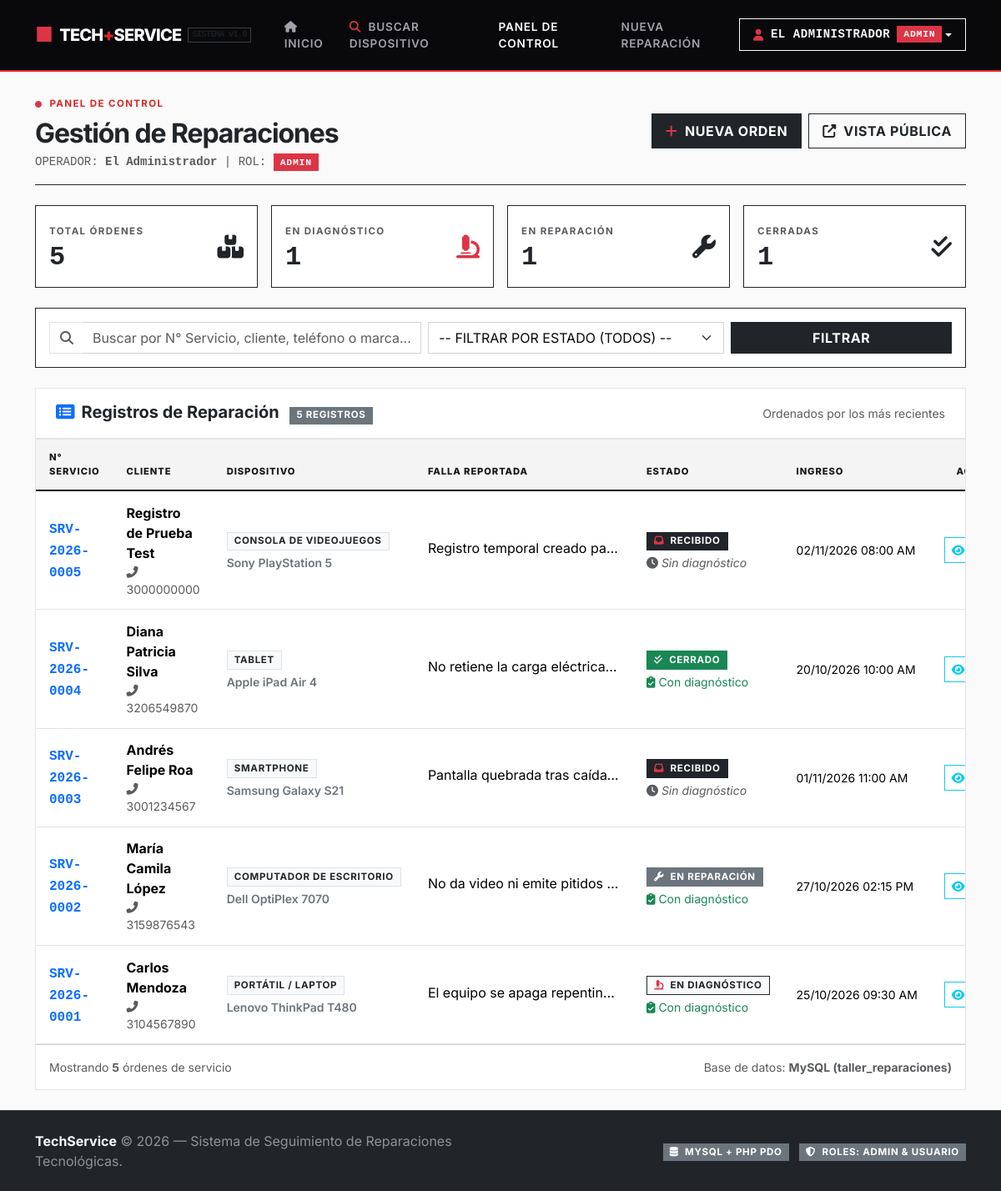
Page /taller_reparaciones/admin/dashboard.php (signed in) on the committed database.
### tables this page shows
CREATE TABLE `servicios` (
  `id` int(11) NOT NULL,
  `numero_servicio` varchar(20) NOT NULL,
  `cliente_nombre` varchar(100) NOT NULL,
  `cliente_telefono` varchar(20) NOT NULL,
  `cliente_email` varchar(100) DEFAULT NULL,
  `tipo_dispositivo` varchar(50) NOT NULL,
  `marca` varchar(50) NOT NULL,
  `modelo` varchar(50) DEFAULT NULL,
  `descripcion_dano` text NOT NULL,
  `diagnostico` text DEFAULT NULL,
  `estado` enum('Recibido','En diagnóstico','En reparación','Cerrado') NOT NULL DEFAULT 'Recibido',
  `costo_estimado` decimal(10,2) DEFAULT 0.00,
  `tecnico_asignado` varchar(100) DEFAULT NULL,
  `fecha_ingreso` datetime NOT NULL DEFAULT current_timestamp(),
  `fecha_actualizacion` datetime NOT NULL DEFAULT current_timestamp() ON UPDATE current_timestamp(),
  `fecha_cierre` datetime DEFAULT NULL
);

### taller_reparaciones/config/auth.php (called while the page is built, shortened)
<?php
function isLoggedIn(): bool {
    return isset($_SESSION['usuario_id']) && !empty($_SESSION['usuario_id']);
}
function currentUser(): ?array {
    return [
        'id'      => $_SESSION['usuario_id'],
        'usuario' => $_SESSION['usuario_nombre_usuario'] ?? '',
        'nombre'  => $_SESSION['usuario_nombre'] ?? '',
        'rol'     => $_SESSION['usuario_rol'] ?? 'usuario',
    ];
}

### taller_reparaciones/admin/dashboard.php (the view, shortened to what this page needs)
<?php
require_once __DIR__ . '/../config/db.php';
require_once __DIR__ . '/../config/auth.php';
require_once __DIR__ . '/../config/helpers.php';
$currentUser = currentUser();
$busqueda = trim($_GET['q'] ?? '');
$counts = [
    'total'          => 0,
    'recibido'       => 0,
    'en_diagnostico' => 0,
    'en_reparacion'  => 0,
    'cerrado'        => 0,
];
try {
    $stmtCounts = $pdo->query("
        SELECT
            COUNT(*) as total,
            SUM(CASE WHEN estado = 'Recibido' THEN 1 ELSE 0 END) as recibido,
            SUM(CASE WHEN estado = 'En diagnóstico' THEN 1 ELSE 0 END) as en_diagnostico,
            SUM(CASE WHEN estado = 'En reparación' THEN 1 ELSE 0 END) as en_reparacion,
            SUM(CASE WHEN estado = 'Cerrado' THEN 1 ELSE 0 END) as cerrado
        FROM servicios
    ");
    $countsRow = $stmtCounts->fetch();
    if ($countsRow) {
        $counts['total']          = (int)$countsRow['total'];
        $counts['recibido']       = (int)$countsRow['recibido'];
        $counts['en_diagnostico'] = (int)$countsRow['en_diagnostico'];
        $counts['en_reparacion']  = (int)$countsRow['en_reparacion'];
        $counts['cerrado']        = (int)$countsRow['cerrado'];
    }
    $sql = "SELECT * FROM servicios WHERE 1=1";
    $params = [];
    $sql .= " ORDER BY id DESC";
    $stmt = $pdo->prepare($sql);
    $stmt->execute($params);
    $servicios = $stmt->fetchAll();
} catch (PDOException $e) {
    setFlash('danger', 'Error al obtener la lista de reparaciones: ' . $e->getMessage());
    $servicios = [];
}
include __DIR__ . '/../includes/header.php';
?>
<div class="d-flex flex-wrap align-items-center justify-content-between gap-3 mb-4 pb-3 border-bottom border-dark">
    <div>
        <span class="swiss-eyebrow"><i class="fas fa-circle text-danger me-2" style="font-size: 8px;"></i>PANEL DE CONTROL</span>
        <h2 class="fw-bold mb-1 letter-spacing-tight text-dark">
            Gestión de Reparaciones
        </h2>
        <p class="text-muted small mb-0 font-monospace">
            OPERADOR: <strong><?= e($currentUser['nombre']); ?></strong> | ROL:
            <span class="badge <?= ($currentUser['rol'] === 'admin') ? 'bg-danger' : 'bg-dark'; ?> text-uppercase">
                <?= e($currentUser['rol']); ?>
            </span>
        </p>
    </div>
    <div class="d-flex gap-2 flex-wrap">
        <a href="nuevo.php" class="btn btn-dark fw-bold text-uppercase letter-spacing-1 px-3 py-2 rounded-0">
            <i class="fas fa-plus me-1 text-danger"></i> Nueva Orden
        </a>
        <a href="../index.php" class="btn btn-outline-dark fw-bold text-uppercase letter-spacing-1 px-3 py-2 rounded-0" target="_blank">
            <i class="fas fa-external-link-alt me-1"></i> Vista Pública
        </a>
    </div>
</div>
<div class="row g-3 mb-4">
    <div class="col-6 col-md-3">
        <div class="card stat-card bg-white p-3 border border-dark">
            <div class="d-flex align-items-center justify-content-between">
                <div>
                    <span class="swiss-eyebrow text-muted mb-1">TOTAL ÓRDENES</span>
                    <h2 class="fw-bold mb-0 text-dark font-monospace"><?= $counts['total']; ?></h2>
                </div>
                <div class="text-dark fs-3">
                    <i class="fas fa-boxes"></i>
                </div>
            </div>
        </div>
    </div>
    <div class="col-6 col-md-3">
        <div class="card stat-card bg-white p-3 border border-dark">
            <div class="d-flex align-items-center justify-content-between">
                <div>
                    <span class="swiss-eyebrow text-muted mb-1">EN DIAGNÓSTICO</span>
                    <h2 class="fw-bold mb-0 text-dark font-monospace"><?= $counts['en_diagnostico']; ?></h2>
                </div>
                <div class="text-danger fs-3">
                    <i class="fas fa-microscope"></i>
                </div>
            </div>
        </div>
    </div>
    <div class="col-6 col-md-3">
        <div class="card stat-card bg-white p-3 border border-dark">
            <div class="d-flex align-items-center justify-content-between">
                <div>
                    <span class="swiss-eyebrow text-muted mb-1">EN REPARACIÓN</span>
                    <h2 class="fw-bold mb-0 text-dark font-monospace"><?= $counts['en_reparacion']; ?></h2>
                </div>
                <div class="text-dark fs-3">
                    <i class="fas fa-wrench"></i>
                </div>
            </div>
        </div>
    </div>
    <div class="col-6 col-md-3">
        <div class="card stat-card bg-white p-3 border border-dark">
            <div class="d-flex align-items-center justify-content-between">
                <div>
                    <span class="swiss-eyebrow text-muted mb-1">CERRADAS</span>
                    <h2 class="fw-bold mb-0 text-dark font-monospace"><?= $counts['cerrado']; ?></h2>
                </div>
                <div class="text-dark fs-3">
                    <i class="fas fa-check-double"></i>
                </div>
            </div>
        </div>
    </div>
</div>
<div class="card card-custom mb-4 border border-dark rounded-0">
    <div class="card-body p-3">
        <form method="GET" action="dashboard.php" class="row g-2 align-items-center">
            <div class="col-md-5">
                <div class="input-group">
                    <span class="input-group-text bg-white border-end-0 text-muted rounded-0"><i class="fas fa-search"></i></span>
                    <input type="text" name="q" class="form-control border-start-0 rounded-0"
                           placeholder="Buscar por N° Servicio, cliente, teléfono o marca..."
                           value="<?= e($busqueda); ?>">
                </div>
            </div>
            <div class="col-md-4">
                <select name="estado" class="form-select rounded-0">
                    <option value="">-- FILTRAR POR ESTADO (TODOS) --</option>
                </select>
            </div>
            <div class="col-md-3 d-flex gap-2">
                <button type="submit" class="btn btn-dark w-100 fw-bold text-uppercase letter-spacing-1 rounded-0">
                    Filtrar
                </button>
            </div>
        </form>
    </div>
</div>
<div class="card card-custom">
    <div class="card-header bg-white py-3 d-flex justify-content-between align-items-center">
        <h5 class="mb-0 fw-bold text-dark">
            <i class="fas fa-list-alt me-2 text-primary"></i>Registros de Reparación
            <span class="badge bg-secondary ms-2"><?= count($servicios); ?> registros</span>
        </h5>
        <span class="small text-muted">Ordenados por los más recientes</span>
    </div>
    <div class="table-responsive">
        <table class="table table-hover table-custom align-middle mb-0">
            <thead>
                <tr>
                    <th style="width: 140px;">N° Servicio</th>
                    <th>Cliente</th>
                    <th>Dispositivo</th>
                    <th>Falla Reportada</th>
                    <th>Estado</th>
                    <th>Ingreso</th>
                    <th class="text-center" style="width: 150px;">Acciones</th>
                </tr>
            </thead>
            <tbody>
                <?php if (!empty($servicios)): ?>
                    <?php foreach ($servicios as $s): ?>
                        <tr>
                            <td>
                                <strong class="text-primary font-monospace"><?= e($s['numero_servicio']); ?></strong>
                            </td>
                            <td>
                                <div class="fw-bold"><?= e($s['cliente_nombre']); ?></div>
                                <div class="small text-muted"><i class="fas fa-phone-alt me-1"></i><?= e($s['cliente_telefono']); ?></div>
                            </td>
                            <td>
                                <span class="badge bg-light text-dark border"><?= e($s['tipo_dispositivo']); ?></span>
                                <div class="small fw-semibold text-secondary mt-1"><?= e($s['marca']); ?> <?= e($s['modelo']); ?></div>
                            </td>
                            <td>
                                <span class="d-inline-block text-truncate" style="max-width: 230px;" title="<?= e($s['descripcion_dano']); ?>">
                                    <?= e($s['descripcion_dano']); ?>
                                </span>
                            </td>
                            <td>
                                <?= renderStatusBadge($s['estado']); ?>
                                <?php if (!empty($s['diagnostico'])): ?>
                                    <div class="small text-success mt-1" title="Diagnóstico registrado">
                                        <i class="fas fa-clipboard-check me-1"></i>Con diagnóstico
                                    </div>
                                <?php else: ?>
                                    <div class="small text-muted mt-1 fst-italic">
                                        <i class="fas fa-clock me-1"></i>Sin diagnóstico
                                    </div>
                                <?php endif; ?>
                            </td>
                            <td>
                                <div class="small text-nowrap"><?= formatDate($s['fecha_ingreso']); ?></div>
                            </td>
                            <td class="text-center">
                                <div class="btn-group btn-group-sm" role="group">
                                    <a href="ver.php?id=<?= $s['id']; ?>" class="btn btn-outline-info" title="Ver Detalle y Comprobante">
                                        <i class="fas fa-eye"></i>
                                    </a>
                                </div>
                            </td>
                        </tr>
                    <?php endforeach; ?>
                <?php endif; ?>
            </tbody>
        </table>
    </div>
    <div class="card-footer bg-white py-3 text-muted small d-flex justify-content-between align-items-center">
        <span>Mostrando <strong><?= count($servicios); ?></strong> órdenes de servicio</span>
        <span>Base de datos: <strong>MySQL (taller_reparaciones)</strong></span>
    </div>
</div>
<?php include __DIR__ . '/../includes/footer.php'; ?>

### taller_reparaciones/config/helpers.php (shortened to what this page needs)
<?php
function e($value): string {
    return htmlspecialchars((string)($value ?? ''), ENT_QUOTES, 'UTF-8');
}
function renderStatusBadge(string $estado): string {
    $estadoClean = trim($estado);
    switch ($estadoClean) {
        case 'Recibido':
            return '<span class="badge bg-dark text-white border border-dark"><i class="fas fa-inbox me-1 text-danger"></i> RECIBIDO</span>';
        case 'En diagnóstico':
            return '<span class="badge bg-light text-dark border border-dark"><i class="fas fa-microscope me-1 text-danger"></i> EN DIAGNÓSTICO</span>';
        case 'En reparación':
            return '<span class="badge bg-secondary text-white border border-secondary"><i class="fas fa-wrench me-1"></i> EN REPARACIÓN</span>';
        case 'Cerrado':
            return '<span class="badge bg-success text-white border border-success"><i class="fas fa-check-double me-1"></i> CERRADO</span>';
    }
}
function formatDate(?string $dateStr, bool $includeTime = true): string {
    $timestamp = strtotime($dateStr);
    $format = $includeTime ? 'd/m/Y h:i A' : 'd/m/Y';
    return date($format, $timestamp);
}

### taller_reparaciones/assets/css/styles.css (style rules this page uses)
:root { --swiss-black: #09090b; --swiss-dark: #18181b; --swiss-gray-900: #18181b; --swiss-gray-700: #3f3f46; --swiss-gray-500: #71717a; --swiss-gray-300: #d4d4d8; --swiss-gray-200: #e4e4e7; --swiss-gray-100: #f4f4f5; --swiss-gray-50: #fafafa; --swiss-white: #ffffff; --swiss-red: #dc2626; --swiss-red-hover: #b91c1c; --status-recibido: #2563eb; --status-diagnostico: #d97706; --status-reparacion: #4f46e5; --status-cerrado: #15803d; --font-main: 'Inter', -apple-system, BlinkMacSystemFont, 'Helvetica Neue', Helvetica, Arial, sans-serif; }
body { background-color: var(--swiss-gray-50); color: var(--swiss-dark); font-family: var(--font-main); font-feature-settings: "cv02", "cv03", "cv04", "cv11"; -webkit-font-smoothing: antialiased; min-height: 100vh; display: flex; flex-direction: column; }
.letter-spacing-tight { letter-spacing: -0.035em; }
.letter-spacing-1 { letter-spacing: 0.08em; }
.swiss-eyebrow { display: inline-block; font-size: 0.72rem; font-weight: 700; text-transform: uppercase; letter-spacing: 0.12em; color: var(--swiss-red); margin-bottom: 0.5rem; }
.card-swiss, .card-custom { background: var(--swiss-white); border: 1px solid var(--swiss-gray-200); border-radius: 0; box-shadow: none; transition: border-color 0.15s ease; }
.card-swiss-header, .card-header { background: var(--swiss-white); border-bottom: 1px solid var(--swiss-gray-200); border-radius: 0 !important; padding: 1.25rem 1.5rem; }
.stat-card { background: var(--swiss-white); border: 1px solid var(--swiss-gray-200); border-radius: 0; box-shadow: none; transition: border-color 0.2s ease; }
.badge { border-radius: 0; font-weight: 700; font-size: 0.72rem; letter-spacing: 0.06em; text-transform: uppercase; padding: 0.4em 0.7em; }
.table-custom { border-collapse: collapse; }
.table-custom th { background-color: var(--swiss-gray-100); color: var(--swiss-gray-900); font-weight: 800; text-transform: uppercase; font-size: 0.7rem; letter-spacing: 0.08em; border-top: 1px solid var(--swiss-gray-200); border-bottom: 2px solid var(--swiss-black); padding: 0.85rem 1rem; }
.table-custom td { vertical-align: middle; border-bottom: 1px solid var(--swiss-gray-200); padding: 0.85rem 1rem; }
.btn { border-radius: 0; font-weight: 700; letter-spacing: 0.04em; transition: all 0.15s ease; }
.form-control, .form-select { border-radius: 0; border-color: var(--swiss-gray-300); color: var(--swiss-black); }

### rows in the picture
servicios: numero_servicio "SRV-2026-0005", cliente_nombre "Registro de Prueba Test", cliente_telefono "3000000000", tipo_dispositivo "CONSOLA DE VIDEOJUEGOS", marca "Sony", modelo "PlayStation 5", descripcion_dano "Registro temporal creado pa…", estado "Recibido" (drawn), shows "Sin diagnóstico", fecha_ingreso "02/11/2026 08:00 AM"
servicios: numero_servicio "SRV-2026-0004", cliente_nombre "Diana Patricia Silva", cliente_telefono "3206549870", tipo_dispositivo "TABLET", marca "Apple", modelo "iPad Air 4", descripcion_dano "No retiene la carga eléctrica…", estado "Cerrado" (drawn), shows "Con diagnóstico", fecha_ingreso "20/10/2026 10:00 AM"
servicios: numero_servicio "SRV-2026-0003", cliente_nombre "Andrés Felipe Roa", cliente_telefono "3001234567", tipo_dispositivo "SMARTPHONE", marca "Samsung", modelo "Galaxy S21", descripcion_dano "Pantalla quebrada tras caída…", estado "Recibido" (drawn), shows "Sin diagnóstico", fecha_ingreso "01/11/2026 11:00 AM"
servicios: numero_servicio "SRV-2026-0002", cliente_nombre "María Camila López", cliente_telefono "3159876543", tipo_dispositivo "COMPUTADOR DE ESCRITORIO", marca "Dell", modelo "OptiPlex 7070", descripcion_dano "No da video ni emite pitidos…", estado "En reparación" (drawn), shows "Con diagnóstico", fecha_ingreso "27/10/2026 02:15 PM"
servicios: numero_servicio "SRV-2026-0001", cliente_nombre "Carlos Mendoza", cliente_telefono "3104567890", tipo_dispositivo "PORTÁTIL / LAPTOP", marca "Lenovo", modelo "ThinkPad T480", descripcion_dano "El equipo se apaga repentin…", estado "En diagnóstico" (drawn), shows "Con diagnóstico", fecha_ingreso "25/10/2026 09:30 AM"

### other values in the picture
$user['nombre'] "EL ADMINISTRADOR"
$user['rol'] "ADMIN"
$currentUser['nombre'] "El Administrador"
$currentUser['rol'] "ADMIN"
$counts['total'] "5"
$counts['en_diagnostico'] "1"
$counts['en_reparacion'] "1"
$counts['cerrado'] "1"
count($servicios) "5"
